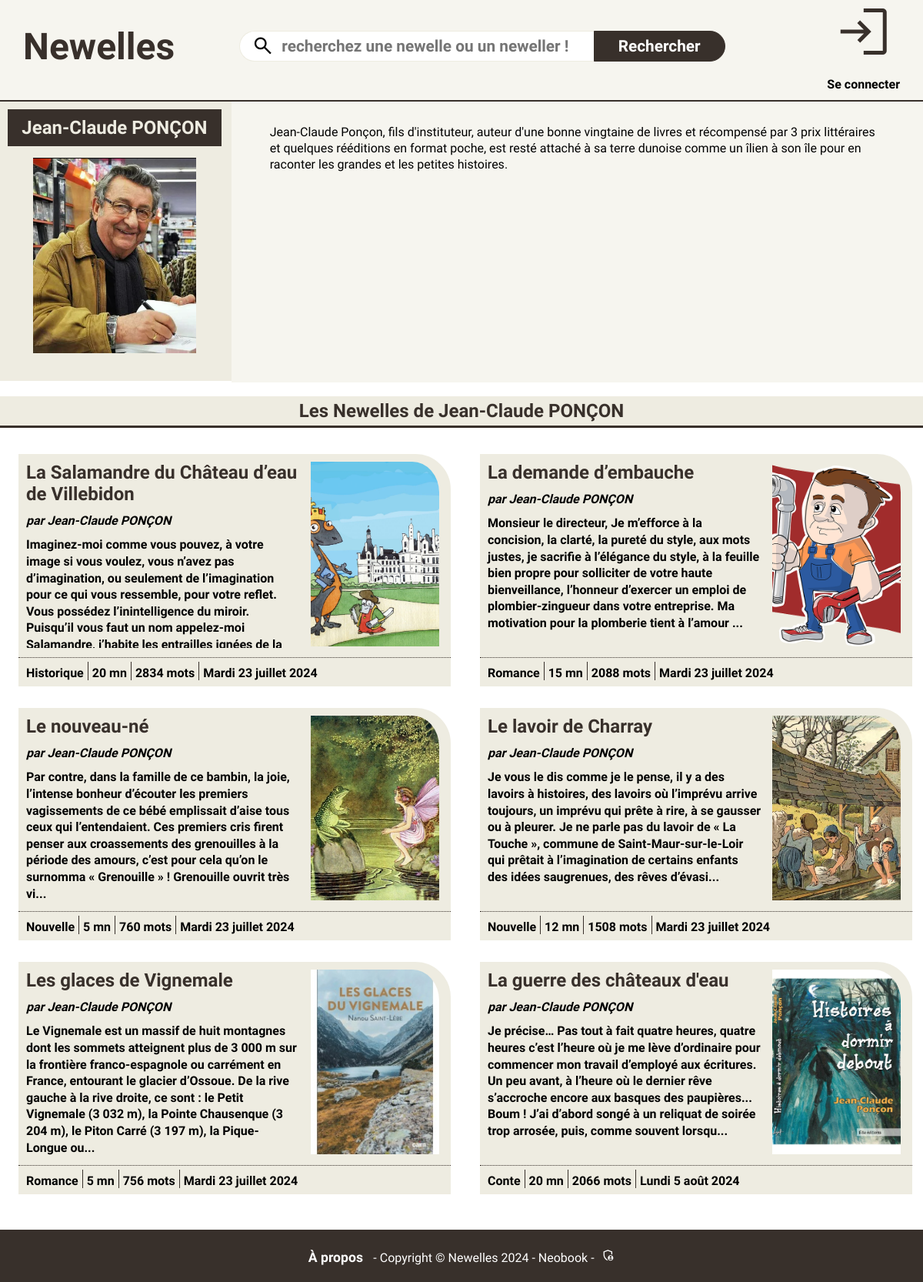
The page /index.php?action=displayProfile&id=1 on the database its author committed.
### tables this page shows
CREATE TABLE IF NOT EXISTS `users` (
  `id` int NOT NULL AUTO_INCREMENT,
  `name` varchar(255) NOT NULL,
  `first_name` varchar(255) NOT NULL,
  `stage_name` varchar(255) NOT NULL,
  `email` varchar(255) NOT NULL,
  `password` varchar(255) NOT NULL,
  `bio` text,
  `is_admin` tinyint(1) NOT NULL DEFAULT '0',
  `usr_img` varchar(255) NOT NULL DEFAULT 'img/users/default.jpg',
  `token` varchar(255) NOT NULL,
  `valid_time` datetime NOT NULL,
  PRIMARY KEY (`id`)
);

CREATE TABLE IF NOT EXISTS `newelle` (
  `id` int NOT NULL AUTO_INCREMENT,
  `id_user` int NOT NULL,
  `date_creation` datetime NOT NULL,
  `date_update` datetime NOT NULL,
  `title` varchar(255) NOT NULL,
  `audio` varchar(255) DEFAULT NULL,
  `content` mediumtext NOT NULL,
  `nwl_img` varchar(255) NOT NULL,
  `genre` varchar(255) NOT NULL,
  `duree` int DEFAULT NULL,
  `taille` int NOT NULL,
  PRIMARY KEY (`id`)
);

### views/View.php (called while the page is built, shortened)
<?php
class View
{
    public function render(string $viewName, array $params = []) : void
    {
        $viewPath = $this->buildViewPath($viewName);
        $content = $this->_renderViewFromTemplate($viewPath, $params);
    }
    private function _renderViewFromTemplate(string $viewPath, array $params = []) : string
    {
        if (file_exists($viewPath)) {
            extract($params);
            require($viewPath);
            return ob_get_clean();
        } else {
            throw new Exception("La vue '$viewPath' est introuvable.");
        }
    }
    private function buildViewPath(string $viewName) : string
    {
        return TEMPLATE_VIEW_PATH . $viewName . '.php';
    }
}

### controllers/UserController.php (called while the page is built, shortened)
<?php
class UserController
{
    public function displayProfile() : void
    {
        $profileId = utils::request("id", -1);
        $userManager = new UserManager();
        $profile = $userManager->getUserById($profileId);
        $newelleManager = new NewelleManager();
        $newelles = $newelleManager->getAllNewellesByUser($profileId);
        $view = new View($profile->getStageName());
        $view->render("displayProfile", ['profile' => $profile, 'newelles' => $newelles]);
    }
}

### models/DBManager.php (called while the page is built, shortened)
<?php
class DBManager
{
    private static $instance;
    private $db;
    private function __construct()
    {
        $this->db = new PDO('mysql:host=' . DB_HOST . ';dbname=' . DB_NAME . ';charset=utf8', DB_USER, DB_PASS);
        $this->db->setAttribute(PDO::ATTR_ERRMODE, PDO::ERRMODE_EXCEPTION);
        $this->db->setAttribute(PDO::ATTR_DEFAULT_FETCH_MODE, PDO::FETCH_ASSOC);
    }
    public static function getInstance() : DBManager
    {
        if (!self::$instance) {
            self::$instance = new DBManager();
        }
        return self::$instance;
    }
    public function query(string $sql, ?array $params = null) : PDOStatement
    {
        if ($params == null) {
            $query = $this->db->query($sql);
        } else {
            $query = $this->db->prepare($sql);
            $query->execute($params);
        }
        return $query;
    }
}

### services/Utils.php (called while the page is built, shortened)
<?php
class Utils
{
    public static function convertDateToFrenchFormat(DateTime $date) : string
    {
        $dateFormatter = new IntlDateFormatter('fr_FR', IntlDateFormatter::FULL, IntlDateFormatter::FULL);
        $dateFormatter->setPattern('EEEE d MMMM Y');
        return $dateFormatter->format($date);
    }
    public static function format(?string $rawString, int $line, int $length) : string
    {
        $string = strip_tags(html_entity_decode($rawString));
        $lines = explode("\n", $string);
        if (count($lines) >= 2){
            $selectString = array_slice($lines, $line);
            $finalString = implode("\n",$selectString);
        } else {
            $finalString = $string;
        }
        if ($length > 0) {
            $content = mb_substr($finalString, 0, $length);
            if (strlen($finalString) > $length) {
                $content .= "...";
            }
            return $content;
        }
        return $string;
    }
    public static function request(string $variableName, mixed $defaultValue = null) : mixed
    {
        return $_REQUEST[$variableName] ?? $defaultValue;
    }
}

### models/AbstractEntityManager.php (called while the page is built, shortened)
<?php
abstract class AbstractEntityManager {
    public function __construct()
    {
        $this->db = DBManager::getInstance();
    }
}

### models/UserManager.php (called while the page is built, shortened)
<?php
class UserManager extends AbstractEntityManager
{
    public function getUserById(int $idUsr) : ?User
    {
        $sql = "SELECT * FROM users WHERE id = :id";
        $result = $this->db->query($sql, ['id' => $idUsr]);
        $user = $result->fetch();
        if ($user) {
            return new User($user);
        }
        return null;
    }
}

### models/AbstractEntity.php (called while the page is built, shortened)
<?php
abstract class AbstractEntity
{
    protected int $id = -1;
    protected function hydrate(array $data) : void
    {
        foreach ($data as $key => $value) {
            $method = 'set' . str_replace('_', '', ucwords($key, '_'));
        }
    }
    public function setId(int $id) : void
    {
        $this->id = $id;
    }
    public function getId() : int
    {
        return $this->id;
    }
}

### models/User.php (called while the page is built, shortened)
<?php
class User extends AbstractEntity
{
    private string $stageName = "";
    private ?string $bio = "";
    private ?string $usrImg = "";
    public function setStageName(string $stageName) : void
    {
        $this->stageName = $stageName;
    }
    public function getStageName() : string
    {
        return $this->stageName;
    }
    public function setBio(?string $bio) : void
    {
        $this->bio = $bio;
    }
    public function getBio(int $length = -1) : ?string
    {
        return $this->bio;
    }
    public function setUsrImg(?string $usrImg) : void
    {
        $this->usrImg = $usrImg;
    }
    public function getUsrImg() : ?string
    {
        return $this->usrImg;
    }
}

### models/NewelleManager.php (called while the page is built, shortened)
<?php
class NewelleManager extends AbstractEntityManager
{
    public function getAllNewellesByUser(int $idUser) : ?array
    {
        $sql = "SELECT a. `id`, a. `id_user`, b. `stage_name`, a. `date_creation`, a. `date_update`, a. `content`, a. `title`, a. `audio`, a. `nwl_img`, a. `genre`, a. `duree`, a. `taille`,
        CONCAT('<a href=\"index.php?action=showUpdateNewelleForm&id=',a. `id`,'\">Modifier</a>') AS `Modifier`,
        CONCAT('<a href=\"index.php?action=detail&id=',a. `id`,'\">Voir</a>') AS `Voir`,
        CONCAT('<a href=\"index.php?action=delete&id=',a. `id`,'\"','onclick=\'return confirm(\"Êtes-vous sûr de vouloir supprimer cette Newelle ?\")\'>Supprimer</a>') AS `Supprimer`
        FROM `newelle` a
        LEFT JOIN `users` b on a. `id_user` = b. `id`
        WHERE a. `id_user` = :id_user";
        $newellesUser = [];
        $result = $this->db->query($sql, ['id_user' => $idUser]);
        while ($newelle = $result->fetch()) {
            $newellesUser[] = new Newelle($newelle);
        }
        return $newellesUser;
    }
}

### models/Newelle.php (called while the page is built, shortened)
<?php
class Newelle extends AbstractEntity
{
    private string $stageName;
    private ?DateTime $dateCreation = null;
    private string $title = "";
    private string $content = "";
    private string $nwlImg = "";
    private string $genre = "";
    private ?int $duree = 0;
    private int $taille = 0;
    public function setStageName(string $stageName) : void
    {
        $this->stageName = $stageName;
    }
    public function getStageName() : string
    {
        return $this->stageName;
    }
    public function setDateCreation(string|DateTime $dateCreation, string $format = 'Y-m-d H:i:s') : void
    {
        if (is_string($dateCreation)) {
            $dateCreation = DateTime::createFromFormat($format, $dateCreation);
        }
        $this->dateCreation = $dateCreation;
    }
    public function getDateCreation() : DateTime
    {
        return $this->dateCreation;
    }
    public function setDateUpdate(string|DateTime $dateUpdate, string $format = 'Y-m-d H:i:s') : void
    {
        if (is_string($dateUpdate)) {
            $dateUpdate = DateTime::createFromFormat($format, $dateUpdate);
        }
    }
    public function setTitle(string $title) : void
    {
        $this->title = $title;
    }
    public function getTitle() : string
    {
        return $this->title;
    }
    public function setContent(string $content) : void
    {
        $this->content = $content;
    }
    public function getContent() : string
    {
        return $this->content;
    }
    public function setNwlImg(string $nwlImg) : void
    {
        $this->nwlImg = $nwlImg;
    }
    public function getNwlImg() : string
    {
        return $this->nwlImg;
    }
    public function setGenre(string $genre) : void
    {
        $this->genre = $genre;
    }
    public function getGenre() : string
    {
        return $this->genre;
    }
    public function setDuree(?int $duree) : void
    {
        $this->duree = $duree;
    }
    public function getDuree() : ?string
    {
        return $this->duree . self::UNITE_DUREE;
    }
    public function setTaille(int $taille) : void
    {
        $this->taille = $taille;
    }
    public function getTaille() : string
    {
        return $this->taille . self::UNITE_TAILLE;
    }
}

### views/templates/displayProfile.php (the view, shortened to what this page needs)
<article class="detail">
    <div class="newelle-detail">
        <div class="meta-data">
            <h1><?= $profile->getStageName() ?></h1>
            <img class="detail-img" src="<?= $profile->getUsrImg() ?>" alt="Illustration du profil" >
        </div>
        <div class="newelle-text">
            <?= $profile->getBio()?>
        </div>
    </div>
</article>
<div class="newelle-list">
<?php
if (!empty($newelles))
    {?>
    <h2 class="profile-display">Les Newelles de <?=$profile->getStageName() ?></h2>
    <?php
    foreach($newelles as $newelle) { ?>
        <article class="home-newelles">
            <a href="index.php?action=detail&id=<?= $newelle->getId()?>" title="Consulter la newelle <?= $newelle->getTitle() ?> ">
                <div class="newelle">
                    <div class="newelle-content">
                        <h3><?= $newelle->getTitle() ?></h3>
                        <p class="stagename">par <?= $newelle->getStageName()?></p>
                        <p class="extrait"><?= utils::format($newelle->getContent(),1,330) ?></p>
                    </div>
                    <img class="newelle-img" src="<?= $newelle->getNwlImg() ?>" alt="Illustration de la newelle <?= $newelle->getTitle() ?>" >
                    <ul class="newelle-footer">
                        <li class="info"><?= $newelle->getGenre() ?></li>
                        <li class="info"><?= $newelle->getDuree() ?></li>
                        <li class="info"><?= $newelle->getTaille() ?></li>
                        <li class="info"><?= ucfirst(Utils::convertDateToFrenchFormat($newelle->getDateCreation())) ?></li>
                    </ul>
                </div>
                </a>
        </article>
    <?php }
    } else {?>
        <h2 class="profile-display"><?= $profile->getStageName()?> n'a pas encore publié de Newelles.</h3><?php
    }?>
</div>

### styles/MainStyle.css (style rules this page uses)
* { margin: 0; padding: 0; box-sizing: border-box; }
:root { --backgroundColor: #ffffff; --backgroundNewelle: #f6f5ef; --headerColor: #38302b; --headerPaleColor: #eeece1; --titleColor: #38302b; --linkColor: #df6811; }
body { display: flex; flex-direction: column; align-items: center; font-family: "Comfortaa", sans-serif; background-color: var(--backgroundColor); max-width: 1920px; width:100%; }
h1 { display: flex; justify-content: center; font-family: "Comfortaa", sans-serif; font-size:1em; }
h2 { width: 100%; margin: 20px 0; font-size: 1.5em; font-family: "Comfortaa", sans-serif; color: var(--headerColor); background-color: var(--headerPaleColor); border-bottom: 3px solid var(--titleColor); text-align:center; padding:5px; }
h3 { width: 100%; font-size: 1.2em; font-family: "Comfortaa", sans-serif; font-weight:700; color: var(--headerColor); padding:10px 0px 10px 10px; }
ul { list-style: none; }
a { text-decoration: none; color: inherit; font-weight:bold; }
.newelle-list { display: flex; flex-direction: row; flex-wrap: wrap; justify-content:flex-start; width:100%; }
article.home-newelles { width:33%; }
.newelle { display:flex; flex-direction:row; flex-wrap: wrap; margin:10px 10px 10px 20px; justify-content:space-around; background-color: var(--headerPaleColor); height:310px; border-radius:0 50px 0 0; border:solid 4px var(--backgroundColor); }
.newelle-content { display:flex; flex-direction:column; text-align: left; width:65%; height:262px; }
.newelle-content h3 { font-size:1.5em; font-weight:bold; }
.newelle-content p { margin-bottom: 10px; padding-left: 10px; line-height: 1.35em; }
.newelle-img { width:35%; padding:10px 15px 10px 15px; object-fit:cover; height:260px; border-radius:0 50px 0 0; }
p.extrait { margin-bottom: 10px; font-size: 1em; padding-left: 10px; overflow:hidden; }
.newelle-content > p.stagename { font-style:italic; }
.newelle-footer { display:flex; flex-direction: row; justify-content:flex-start; border-top:1px dotted var(--titleColor); width:100%; padding:5px; height:35px; }
.newelle-footer li { padding:5px 5px 5px 5px; border-right: 1px solid var(--titleColor); overflow: hidden; text-overflow: ellipsis; white-space: nowrap; }
.newelle-footer li:last-child { border:none; }
.newelle-detail { display: grid; grid-template-columns: 1fr 1fr 1fr 1fr; grid-template-rows: 33% 33% 33%; grid-gap: 3px; background-color: var(--headerPaleColor); width:100%; }
.meta-data { grid-column:1/2; grid-row:1/2; padding:10px; display: flex; flex-direction: column; align-items: center; }
.newelle-detail h1 { width: 100%; padding: 10px 0; font-size: 1.5em; color: var(--headerPaleColor); background-color: var(--headerColor); text-align:center; }
.detail-img { width:80%; padding:15px 5px 20px 5px; object-fit:scale-down; display:block; max-height:400px; }
.newelle-text { grid-column:2/5; grid-row:1/4; display:flex; flex-direction: column; line-height: 1.3em; background-color: var(--backgroundNewelle); padding:30px 50px 30px 50px; }

### styles/TabletStyle.css (style rules this page uses)
@media (max-width: 1440px) { article.home-newelles { width:50%; } }

### rows shown on the page
users: stage_name "Jean-Claude PONÇON", usr_img (picture), bio "Jean-Claude Ponçon, fils d'instituteur, auteur d'une bonne vingtaine de livres et récompensé par 3 prix littéraires et quelques rééditions en format poche, est resté attaché à sa terre dunoise comme un îlien à son île pour en raconter les grandes et les petites histoires."
newelle: title "La Salamandre du Château d’eau de Villebidon", id_user.stage_name "Jean-Claude PONÇON", content "Imaginez-moi comme vous pouvez, à votre image si vous voulez, vous n’avez pas d’imagination, ou seulement de l’imagination pour ce qui vous ressemble, pour votre reflet. Vous possédez l’inintelligence du miroir. Puisqu’il vous faut un nom appelez-moi…", nwl_img (picture), genre "Historique", duree "20 mn", taille "2834 mots", date_creation "Mardi 23 juillet 2024"
newelle: title "La demande d’embauche", id_user.stage_name "Jean-Claude PONÇON", content "Monsieur le directeur, Je m’efforce à la concision, la clarté, la pureté du style, aux mots justes, je sacrifie à l’élégance du style, à la feuille bien propre pour solliciter de votre haute bienveillance, l’honneur d’exercer un emploi de plombier-zingueur dans votre entreprise. Ma motivation pour la plomberie tient à l’amour ...", nwl_img (picture), genre "Romance", duree "15 mn", taille "2088 mots", date_creation "Mardi 23 juillet 2024"
newelle: title "Le nouveau-né", id_user.stage_name "Jean-Claude PONÇON", content "Par contre, dans la famille de ce bambin, la joie, l’intense bonheur d’écouter les premiers vagissements de ce bébé emplissait d’aise tous ceux qui l’entendaient. Ces premiers cris firent penser aux croassements des grenouilles à la période des amours, c’est pour cela qu’on le surnomma « Grenouille » ! Grenouille ouvrit très vi...", nwl_img (picture), genre "Nouvelle", duree "5 mn", taille "760 mots", date_creation "Mardi 23 juillet 2024"
newelle: title "Le lavoir de Charray", id_user.stage_name "Jean-Claude PONÇON", content "Je vous le dis comme je le pense, il y a des lavoirs à histoires, des lavoirs où l’imprévu arrive toujours, un imprévu qui prête à rire, à se gausser ou à pleurer. Je ne parle pas du lavoir de « La Touche », commune de Saint-Maur-sur-le-Loir qui prêtait à l’imagination de certains enfants des idées saugrenues, des rêves d’évasi...", nwl_img (picture), genre "Nouvelle", duree "12 mn", taille "1508 mots", date_creation "Mardi 23 juillet 2024"
newelle: title "Les glaces de Vignemale", id_user.stage_name "Jean-Claude PONÇON", content "Le Vignemale est un massif de huit montagnes dont les sommets atteignent plus de 3 000 m sur la frontière franco-espagnole ou carrément en France, entourant le glacier d’Ossoue. De la rive gauche à la rive droite, ce sont : le Petit Vignemale (3 032 m), la Pointe Chausenque (3 204 m), le Piton Carré (3 197 m), la Pique-Longue ou...", nwl_img (picture), genre "Romance", duree "5 mn", taille "756 mots", date_creation "Mardi 23 juillet 2024"
newelle: title "La guerre des châteaux d'eau", id_user.stage_name "Jean-Claude PONÇON", content "Je précise… Pas tout à fait quatre heures, quatre heures c’est l’heure où je me lève d’ordinaire pour commencer mon travail d’employé aux écritures. Un peu avant, à l’heure où le dernier rêve s’accroche encore aux basques des paupières... Boum ! J’ai d’abord songé à un reliquat de soirée trop arrosée, puis, comme souvent lorsqu...", nwl_img (picture), genre "Conte", duree "20 mn", taille "2066 mots", date_creation "Lundi 5 août 2024"
